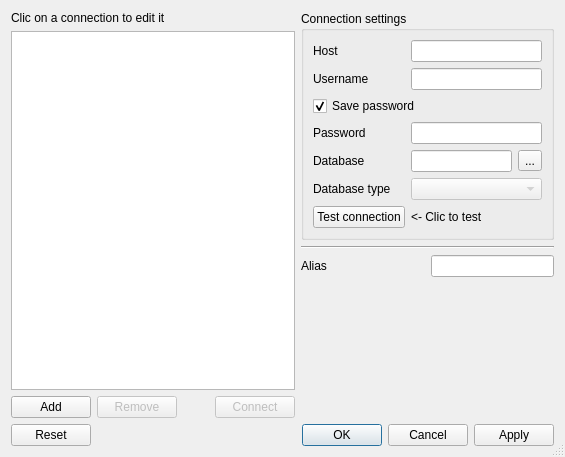
<?xml version="1.0" encoding="UTF-8"?>
<ui version="4.0">
 <class>DbDialog</class>
 <widget class="QDialog" name="DbDialog">
  <property name="windowModality">
   <enum>Qt::WindowModal</enum>
  </property>
  <property name="geometry">
   <rect>
    <x>0</x>
    <y>0</y>
    <width>565</width>
    <height>457</height>
   </rect>
  </property>
  <property name="windowTitle">
   <string>Connection Manager</string>
  </property>
  <property name="sizeGripEnabled">
   <bool>true</bool>
  </property>
  <layout class="QGridLayout" name="gridLayout">
   <item row="0" column="0">
    <widget class="QLabel" name="label_11">
     <property name="text">
      <string>Clic on a connection to edit it</string>
     </property>
     <property name="wordWrap">
      <bool>true</bool>
     </property>
    </widget>
   </item>
   <item row="0" column="1" rowspan="3">
    <layout class="QVBoxLayout" name="verticalLayout">
     <item>
      <widget class="QGroupBox" name="groupBox">
       <property name="sizePolicy">
        <sizepolicy hsizetype="Preferred" vsizetype="Expanding">
         <horstretch>0</horstretch>
         <verstretch>0</verstretch>
        </sizepolicy>
       </property>
       <property name="title">
        <string>Connection settings</string>
       </property>
       <layout class="QFormLayout" name="formLayout">
        <item row="0" column="0">
         <widget class="QLabel" name="hostLabel">
          <property name="text">
           <string>Host</string>
          </property>
          <property name="buddy">
           <cstring>hostEdit</cstring>
          </property>
         </widget>
        </item>
        <item row="0" column="1">
         <widget class="QLineEdit" name="hostEdit"/>
        </item>
        <item row="1" column="0">
         <widget class="QLabel" name="userLabel">
          <property name="text">
           <string>Username</string>
          </property>
          <property name="buddy">
           <cstring>userEdit</cstring>
          </property>
         </widget>
        </item>
        <item row="1" column="1">
         <widget class="QLineEdit" name="userEdit"/>
        </item>
        <item row="2" column="0" colspan="2">
         <widget class="QCheckBox" name="saveCheckBox">
          <property name="text">
           <string>Save password</string>
          </property>
          <property name="checked">
           <bool>true</bool>
          </property>
         </widget>
        </item>
        <item row="3" column="0">
         <widget class="QLabel" name="pswdLabel">
          <property name="text">
           <string>Password</string>
          </property>
          <property name="buddy">
           <cstring>passEdit</cstring>
          </property>
         </widget>
        </item>
        <item row="3" column="1">
         <widget class="QLineEdit" name="passEdit">
          <property name="echoMode">
           <enum>QLineEdit::Password</enum>
          </property>
         </widget>
        </item>
        <item row="4" column="0">
         <widget class="QLabel" name="dbLabel">
          <property name="text">
           <string>Database</string>
          </property>
         </widget>
        </item>
        <item row="4" column="1">
         <layout class="QHBoxLayout" name="horizontalLayout">
          <item>
           <widget class="QLineEdit" name="dbEdit"/>
          </item>
          <item>
           <widget class="QToolButton" name="dbBrowseButton">
            <property name="text">
             <string>...</string>
            </property>
           </widget>
          </item>
         </layout>
        </item>
        <item row="5" column="0">
         <widget class="QLabel" name="label_6">
          <property name="text">
           <string>Database type</string>
          </property>
         </widget>
        </item>
        <item row="5" column="1">
         <widget class="DbComboBox" name="dbTypeComboBox">
          <property name="enabled">
           <bool>false</bool>
          </property>
         </widget>
        </item>
        <item row="6" column="0">
         <widget class="QPushButton" name="testButton">
          <property name="text">
           <string>Test connection</string>
          </property>
         </widget>
        </item>
        <item row="6" column="1">
         <widget class="QLabel" name="resultLabel">
          <property name="sizePolicy">
           <sizepolicy hsizetype="Minimum" vsizetype="Preferred">
            <horstretch>0</horstretch>
            <verstretch>0</verstretch>
           </sizepolicy>
          </property>
          <property name="text">
           <string>&lt;- Clic to test</string>
          </property>
          <property name="wordWrap">
           <bool>true</bool>
          </property>
         </widget>
        </item>
       </layout>
      </widget>
     </item>
     <item>
      <widget class="Line" name="line">
       <property name="orientation">
        <enum>Qt::Horizontal</enum>
       </property>
      </widget>
     </item>
     <item>
      <layout class="QGridLayout" name="gridLayout_2">
       <item row="0" column="0">
        <widget class="QLabel" name="label">
         <property name="sizePolicy">
          <sizepolicy hsizetype="Expanding" vsizetype="Preferred">
           <horstretch>0</horstretch>
           <verstretch>0</verstretch>
          </sizepolicy>
         </property>
         <property name="text">
          <string>Alias</string>
         </property>
        </widget>
       </item>
       <item row="0" column="1">
        <widget class="QLineEdit" name="aliasEdit"/>
       </item>
      </layout>
     </item>
     <item>
      <spacer name="verticalSpacer">
       <property name="orientation">
        <enum>Qt::Vertical</enum>
       </property>
       <property name="sizeHint" stdset="0">
        <size>
         <width>238</width>
         <height>108</height>
        </size>
       </property>
      </spacer>
     </item>
    </layout>
   </item>
   <item row="1" column="0">
    <widget class="QListView" name="dbListView"/>
   </item>
   <item row="2" column="0">
    <layout class="QGridLayout" name="gridLayout_5">
     <item row="0" column="0">
      <widget class="QPushButton" name="addButton">
       <property name="text">
        <string>Add</string>
       </property>
       <property name="icon">
        <iconset>
         <normaloff>:/img/edit_add.png</normaloff>:/img/edit_add.png</iconset>
       </property>
      </widget>
     </item>
     <item row="0" column="1">
      <widget class="QPushButton" name="remButton">
       <property name="enabled">
        <bool>false</bool>
       </property>
       <property name="text">
        <string>Remove</string>
       </property>
      </widget>
     </item>
     <item row="0" column="3">
      <widget class="QPushButton" name="toggleButton">
       <property name="enabled">
        <bool>false</bool>
       </property>
       <property name="text">
        <string>Connect</string>
       </property>
      </widget>
     </item>
     <item row="0" column="2">
      <spacer name="horizontalSpacer">
       <property name="orientation">
        <enum>Qt::Horizontal</enum>
       </property>
       <property name="sizeHint" stdset="0">
        <size>
         <width>40</width>
         <height>20</height>
        </size>
       </property>
      </spacer>
     </item>
    </layout>
   </item>
   <item row="3" column="0" colspan="2">
    <widget class="QDialogButtonBox" name="buttonBox">
     <property name="standardButtons">
      <set>QDialogButtonBox::Apply|QDialogButtonBox::Cancel|QDialogButtonBox::Ok|QDialogButtonBox::Reset</set>
     </property>
    </widget>
   </item>
  </layout>
 </widget>
 <customwidgets>
  <customwidget>
   <class>DbComboBox</class>
   <extends>QComboBox</extends>
   <header>../src/widgets/dbcombobox.h</header>
  </customwidget>
 </customwidgets>
 <tabstops>
  <tabstop>hostEdit</tabstop>
  <tabstop>userEdit</tabstop>
  <tabstop>saveCheckBox</tabstop>
  <tabstop>passEdit</tabstop>
  <tabstop>dbEdit</tabstop>
  <tabstop>dbTypeComboBox</tabstop>
  <tabstop>testButton</tabstop>
  <tabstop>buttonBox</tabstop>
  <tabstop>dbListView</tabstop>
  <tabstop>addButton</tabstop>
  <tabstop>remButton</tabstop>
  <tabstop>toggleButton</tabstop>
  <tabstop>dbBrowseButton</tabstop>
 </tabstops>
 <resources/>
 <connections>
  <connection>
   <sender>saveCheckBox</sender>
   <signal>toggled(bool)</signal>
   <receiver>pswdLabel</receiver>
   <slot>setEnabled(bool)</slot>
   <hints>
    <hint type="sourcelabel">
     <x>305</x>
     <y>118</y>
    </hint>
    <hint type="destinationlabel">
     <x>337</x>
     <y>154</y>
    </hint>
   </hints>
  </connection>
  <connection>
   <sender>saveCheckBox</sender>
   <signal>toggled(bool)</signal>
   <receiver>passEdit</receiver>
   <slot>setEnabled(bool)</slot>
   <hints>
    <hint type="sourcelabel">
     <x>435</x>
     <y>116</y>
    </hint>
    <hint type="destinationlabel">
     <x>515</x>
     <y>147</y>
    </hint>
   </hints>
  </connection>
  <connection>
   <sender>buttonBox</sender>
   <signal>accepted()</signal>
   <receiver>DbDialog</receiver>
   <slot>accept()</slot>
   <hints>
    <hint type="sourcelabel">
     <x>518</x>
     <y>410</y>
    </hint>
    <hint type="destinationlabel">
     <x>174</x>
     <y>377</y>
    </hint>
   </hints>
  </connection>
  <connection>
   <sender>buttonBox</sender>
   <signal>rejected()</signal>
   <receiver>DbDialog</receiver>
   <slot>reject()</slot>
   <hints>
    <hint type="sourcelabel">
     <x>415</x>
     <y>411</y>
    </hint>
    <hint type="destinationlabel">
     <x>225</x>
     <y>381</y>
    </hint>
   </hints>
  </connection>
 </connections>
</ui>
